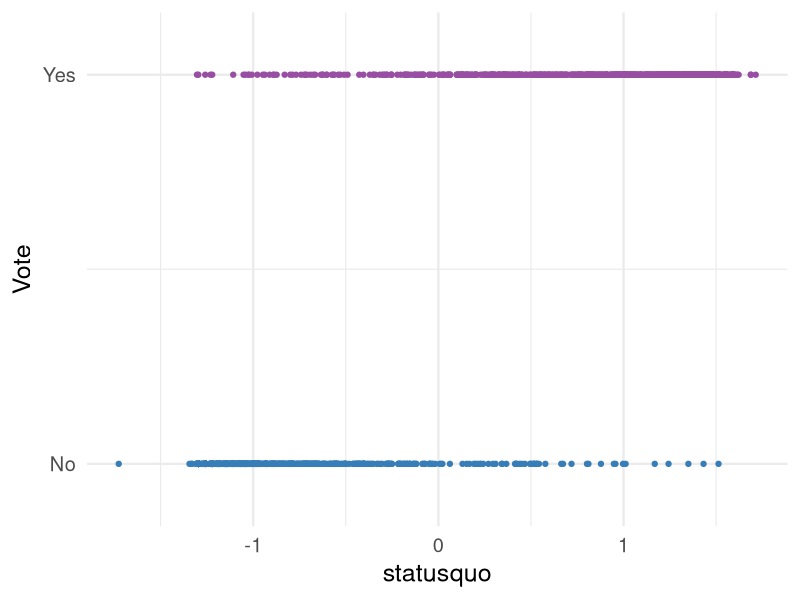
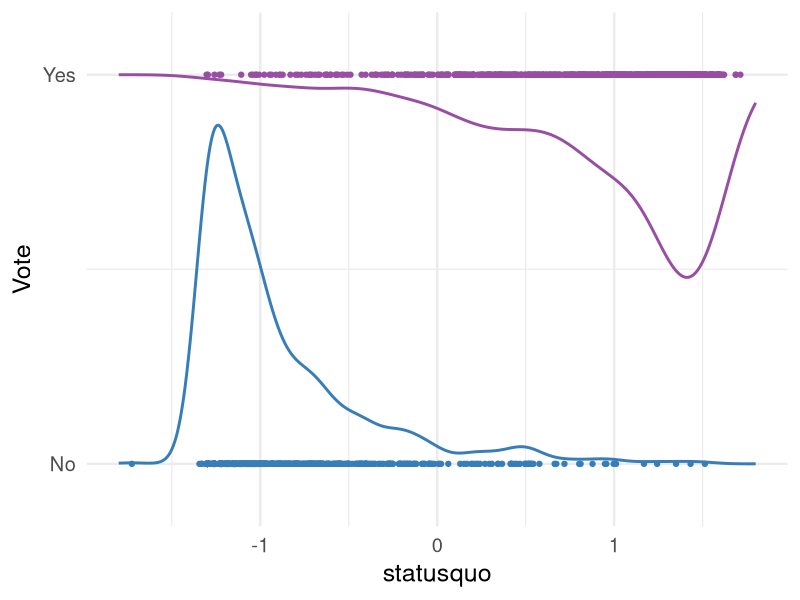
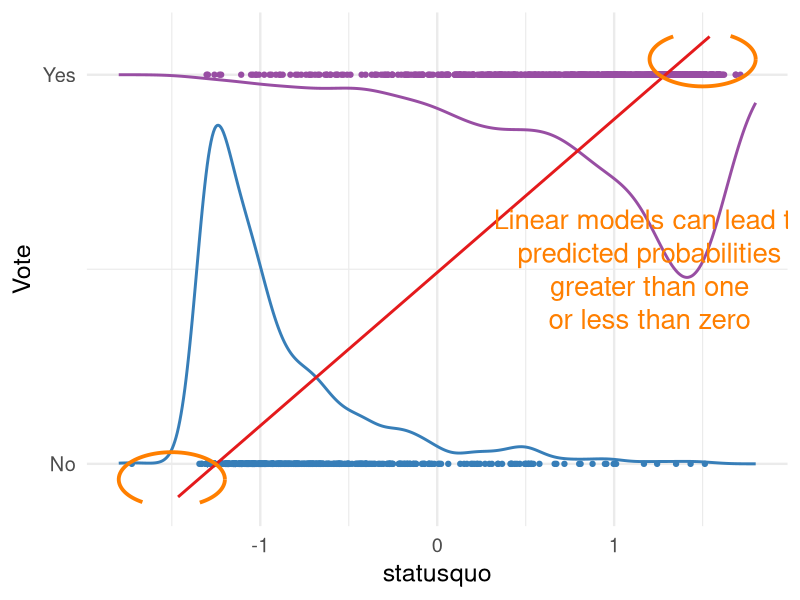
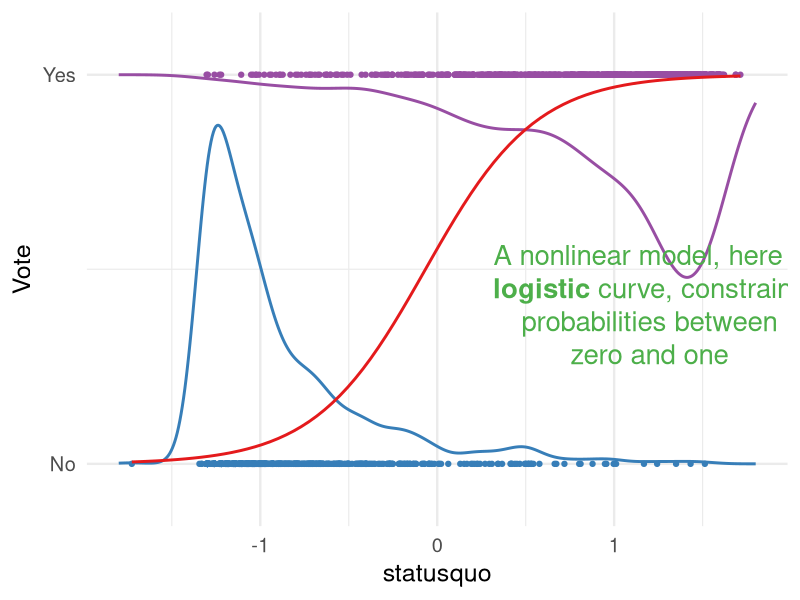
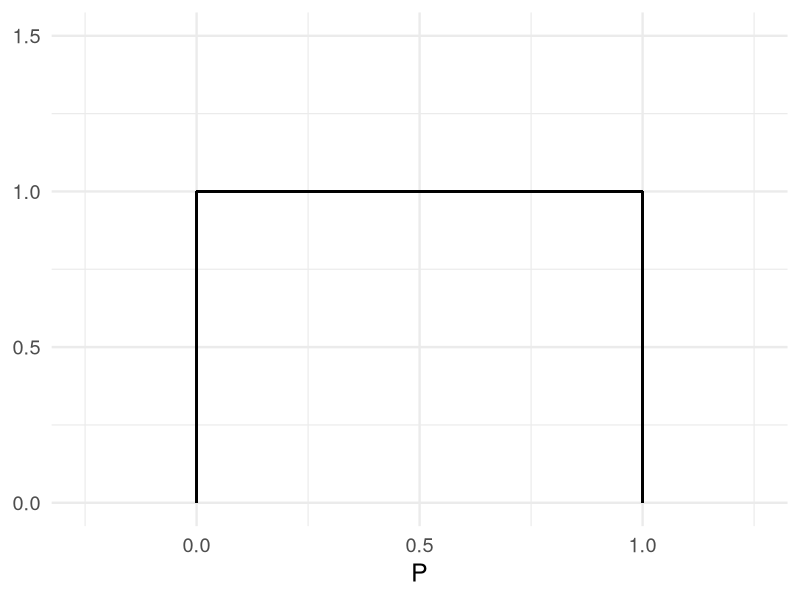
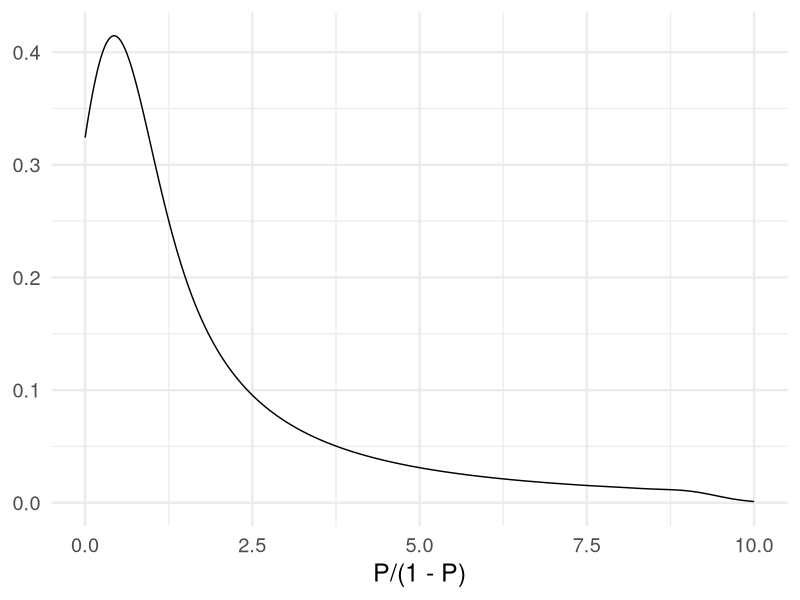
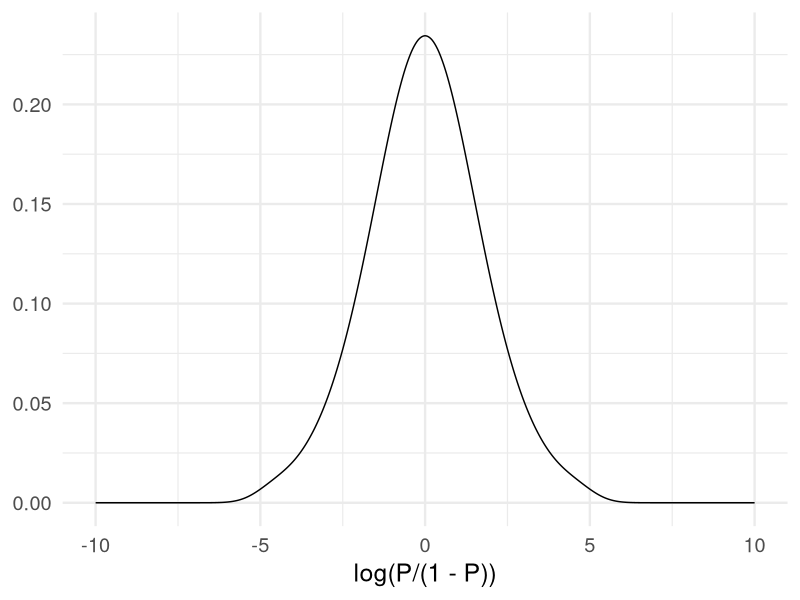
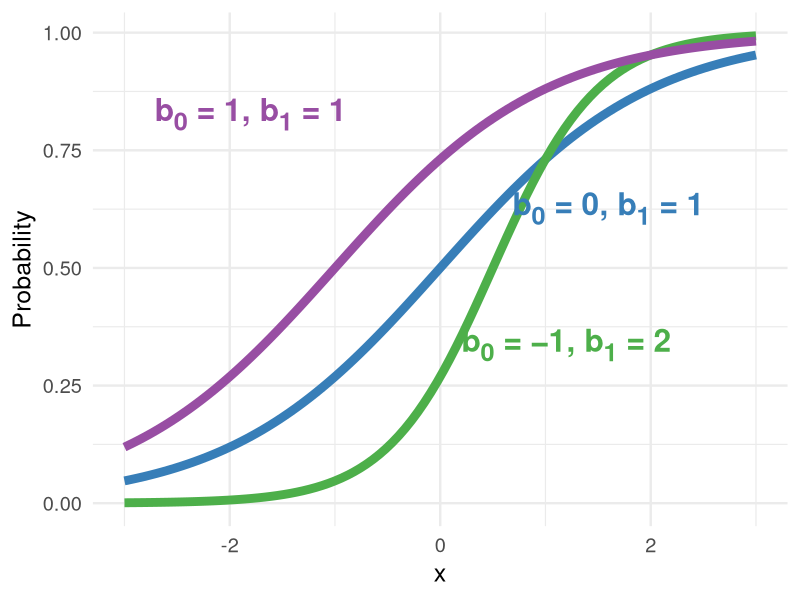

These figures' R source, in order:
## ---- chunk 1
#| echo: false

library(knitr)
library(formatR)
library(tidyverse)
library(ggtext)
opts_chunk$set(out.width = '100%', options(width=60))

opts_knit$set(global.par = TRUE)
opts_chunk$set(echo=FALSE, warning = FALSE, message = FALSE, comment = '', class.output='sh',
               fig.width=8, fig.height=5, fig.align = "center")

my_red <- "#E41A1C"
my_blue <- "#377EB8"
my_green <- "#4DAF4A"
my_purple <- "#984EA3"
my_orange <- "#FF7F00"
my_red2 <- "#FBB4AE" 
my_blue2 <- "#B3CDE3" 
my_green2 <- "#CCEBC5" 
my_purple2 <- "#DECBE4"
my_orange2 <- "#FED9A6"
## ---- chunk 2
#| label: helpers
#| echo: false

# ---- Voting plot used on several slides ------------------------------------
# Scatter of the binary outcome against statusquo. With densities = TRUE, adds a
# density curve for each outcome group. Add smoothers/annotations after calling.
vote_plot <- function(d, densities = TRUE, from = NULL, to = NULL) {
  p <- ggplot(d, aes(statusquo, vote, col = voteYN)) + 
    geom_point() + 
    scale_color_manual(values = c(my_blue, my_purple)) +
    guides(color = "none") + 
    scale_y_continuous(name = "Vote", labels = c("No", "Yes"), 
                       breaks = c(0, 1), limits = c(-.1, 1.1)) +
    theme_minimal(base_size = 18)
  
  if (densities) {
    dens <- function(v) {
      dd <- if (is.null(from)) density(v) else density(v, from = from, to = to)
      data.frame(x = dd$x, y = dd$y)
    }
    d0 <- dens(d$statusquo[d$vote == 0])
    d1 <- dens(d$statusquo[d$vote == 1])
    p <- p + 
      geom_path(data = d0, aes(x, y * .5), col = my_blue, linewidth = 1, inherit.aes = FALSE) +
      geom_path(data = d1, aes(x, 1 - y * .5), col = my_purple, linewidth = 1, inherit.aes = FALSE)
  }
  p
}

# ---- Ellipse outline (replaces tikz \draw ... ellipse) ----------------------
ellipse_df <- function(x0, y0, a, b, n = 100) {
  t <- seq(0, 2 * pi, length = n)
  data.frame(x = x0 + a * cos(t), y = y0 + b * sin(t))
}

# ---- Formatting helpers for inline numbers ---------------------------------
f   <- function(x, d = 2) formatC(x, digits = d, format = "f")            # fixed decimals
nz  <- function(x, d = 2) sub("^(-?)0\\.", "\\1.", f(x, d))                # drop leading zero
pm  <- function(x, d = 2) if (x < 0) paste("-", f(abs(x), d)) else paste("+", f(x, d))
fp  <- function(p) if (p < .001) "< .001" else paste("=", nz(p, 3))         # APA p-value
chg <- function(x) if (x < 0) "decrease" else "increase"
## ---- chunk 3
options(width = 75)
## ---- chunk 4
#| echo: true

data(Chile, package = "carData")
Chile <- Chile %>%
  filter(!is.na(education) & !is.na(statusquo) & 
           vote %in% c("Y", "N")) %>%
  mutate(voteYN = factor(vote),
         vote = as.numeric(vote == "Y")) %>%
  as_tibble
Chile
## ---- chunk 5
options(width = 60)
## ---- chunk 6
#| fig-width: 11
#| fig-height: 6.5

vote_plot(Chile, densities = FALSE)
## ---- chunk 7
#| fig-width: 11
#| fig-height: 6.5

vote_plot(Chile, from = -1.8, to = 1.8)
## ---- chunk 8
#| fig-width: 11
#| fig-height: 6.5

vote_plot(Chile, from = -1.8, to = 1.8) + 
  geom_smooth(method = lm, col = my_red, se = FALSE, formula = y ~ x) + 
  geom_path(data = ellipse_df(1.5, 1.04, .3, .07), aes(x, y), 
            col = my_orange, linewidth = 1.3, inherit.aes = FALSE) + 
  geom_path(data = ellipse_df(-1.5, -.04, .3, .07), aes(x, y), 
            col = my_orange, linewidth = 1.3, inherit.aes = FALSE) + 
  annotate("text", x = 1.2, y = .5, col = my_orange, size = 7, lineheight = 1,
           label = "Linear models can lead to\npredicted probabilities\ngreater than one\nor less than zero")
## ---- chunk 9
#| fig-width: 11
#| fig-height: 6.5

vote_plot(Chile, from = -1.8, to = 1.8) + 
  geom_smooth(method = glm, col = my_red, se = FALSE, 
              method.args = list(family = binomial), formula = y ~ x) + 
  annotate("richtext", x = 1.2, y = .4, col = my_green, size = 7, 
           fill = NA, label.color = NA,
           label = "A nonlinear model, here a<br><b>logistic</b> curve, constrains<br>probabilities between<br>zero and one")
## ---- chunk 10
#| out-width: "70%"
#| fig-height: 4

unif <- data.frame(P = seq(0, 1, by = .01))

ggplot(unif, aes(x = P)) + 
  geom_segment(x = 0, xend = 1, y = 1, yend = 1) + 
  geom_segment(x = 0, xend = 0, y = 0, yend = 1) + 
  geom_segment(x = 1, xend = 1, y = 0, yend = 1) + 
  xlim(c(-0.25, 1.25)) + 
  ylim(c(0, 1.5)) + 
  theme_minimal(base_size = 18)
## ---- chunk 11
#| out-width: "70%"
#| fig-height: 4

ggplot(unif, aes(x = P/(1-P))) + geom_density() + xlim(c(0, 10)) + 
  ylab(NULL) + theme_minimal(base_size = 18)
## ---- chunk 12
#| out-width: "70%"
#| fig-height: 4

ggplot(unif, aes(x = log(P/(1-P)))) + geom_density() + xlim(c(-10, 10)) + 
  ylab(NULL) + theme_minimal(base_size = 18)
## ---- chunk 13
#| fig-width: 11
#| fig-height: 6.5

x <- seq(-3, 3, length = 100)
curves <- data.frame(
  x = rep(x, 3), 
  y = c(1 / (1 + exp(-x)), 1 / (1 + exp(-2 * x + 1)), 1 / (1 + exp(-1 - x))),
  gp = rep(c("A", "B", "C"), each = 100)
)

# Replaces the tikz node labels
ggplot(curves, aes(x, y, group = gp, col = gp)) + 
  geom_path(linewidth = 3) + 
  annotate("richtext", x = 1.6, y = .62, col = my_blue, size = 8, fill = NA, label.color = NA,
           label = "<b>b<sub>0</sub> = 0, b<sub>1</sub> = 1</b>") +
  annotate("richtext", x = 1.2, y = .33, col = my_green, size = 8, fill = NA, label.color = NA,
           label = "<b>b<sub>0</sub> = −1, b<sub>1</sub> = 2</b>") +
  annotate("richtext", x = -1.8, y = .82, col = my_purple, size = 8, fill = NA, label.color = NA,
           label = "<b>b<sub>0</sub> = 1, b<sub>1</sub> = 1</b>") +
  labs(y = "Probability") + 
  scale_color_manual(values = c(my_blue, my_green, my_purple)) + 
  guides(color = "none") + 
  theme_minimal(base_size = 18)
## ---- chunk 14
#| echo: true

glm1 <- glm(vote ~ statusquo, Chile, family = binomial)
coef(glm1)
## ---- chunk 15
# Values used in the text of the following slides
cf1 <- summary(glm1)$coefficients
b0  <- cf1["(Intercept)", "Estimate"];  se0 <- cf1["(Intercept)", "Std. Error"]
b1  <- cf1["statusquo", "Estimate"];    se1 <- cf1["statusquo", "Std. Error"]
b0r <- round(b0, 2); b1r <- round(b1, 2)      # rounded values shown on slides
P_at    <- function(x) plogis(b0r + b1r * x)  # predicted probability
odds_at <- function(x) exp(b0r + b1r * x)     # predicted odds
ci0 <- b0 + c(-1, 1) * qnorm(.975) * se0
ci1 <- b1 + c(-1, 1) * qnorm(.975) * se1
## ---- chunk 16
#| echo: true

fitted1 <- fitted(glm1)
class1 <- ifelse(fitted1 > .5, 
                 "pred_yes", "pred_no")
table(class1, Chile$voteYN)
## ---- chunk 17
tab1 <- table(class1, Chile$voteYN)
cor1 <- c(tab1["pred_no", "N"], tab1["pred_yes", "Y"])
acc1 <- sum(cor1) / sum(tab1)
## ---- chunk 18
#| echo: true

summary(glm1)$coefficients
## ---- chunk 19
#| echo: true

anova(glm1, test = "LRT")
## ---- chunk 20
a1 <- anova(glm1, test = "LRT")
dev_null <- a1$`Resid. Dev`[1]
dev_1    <- a1$`Resid. Dev`[2]
chi1     <- a1$Deviance[2]
p1       <- a1$`Pr(>Chi)`[2]
## ---- chunk 21
#| echo: true

glm2 <- glm(vote ~ statusquo + education, Chile, family = binomial)
summary(glm2)$coefficients
## ---- chunk 22
cf2 <- summary(glm2)$coefficients
bb  <- cf2[, "Estimate"]; ss <- cf2[, "Std. Error"]   # order: Intercept, statusquo, PS, S
lo2 <- bb - qnorm(.975) * ss; hi2 <- bb + qnorm(.975) * ss
## ---- chunk 23
summary(glm2)$coefficients
## ---- chunk 24
summary(glm2)$coefficients
## ---- chunk 25
#| echo: true

fitted2 <- fitted(glm2)
class2 <- ifelse(fitted2 > .5, 
                 "pred_yes", "pred_no")
table(class2, Chile$voteYN)
## ---- chunk 26
tab2 <- table(class2, Chile$voteYN)
cor2 <- c(tab2["pred_no", "N"], tab2["pred_yes", "Y"])
acc2 <- sum(cor2) / sum(tab2)
## ---- chunk 27
#| echo: true

anova(glm1, glm2, test = "LRT")
## ---- chunk 28
a12  <- anova(glm1, glm2, test = "LRT")
chi12 <- a12$Deviance[2]; df12 <- a12$Df[2]; p12 <- a12$`Pr(>Chi)`[2]
## ---- chunk 29
which_lower <- function(v1, v2) {
  if (v2 < v1) "model 2 (`statusquo` + `education` as predictors)" 
  else "model 1 (only `statusquo` as a predictor)"
}
## ---- chunk 30
#| echo: true

AIC(glm1); AIC(glm2)
## ---- chunk 31
#| echo: true

BIC(glm1); BIC(glm2)
## ---- chunk 32
aic <- c(AIC(glm1), AIC(glm2))
bic <- c(BIC(glm1), BIC(glm2))
or_ <- exp(bb); or_lo <- exp(lo2); or_hi <- exp(hi2)   # odds ratios and 95% CIs
lh  <- function(x) if (x < 1) "lower" else "higher"     # direction of an odds ratio

ic_txt <- if (aic[2] < aic[1] & bic[2] < bic[1]) {
  sprintf("Both information criteria also favored the model including education (AIC = %s vs. %s; BIC = %s vs. %s).",
          f(aic[2]), f(aic[1]), f(bic[2]), f(bic[1]))
} else if (aic[2] >= aic[1] & bic[2] >= bic[1]) {
  sprintf("However, both information criteria favored the simpler model with status quo support alone (AIC = %s vs. %s; BIC = %s vs. %s).",
          f(aic[1]), f(aic[2]), f(bic[1]), f(bic[2]))
} else {
  sprintf("Information criteria were mixed: AIC favored the model including education (%s vs. %s), whereas BIC, which penalizes additional parameters more heavily, favored the model with status quo support alone (%s vs. %s).",
          f(aic[2]), f(aic[1]), f(bic[1]), f(bic[2]))
}
